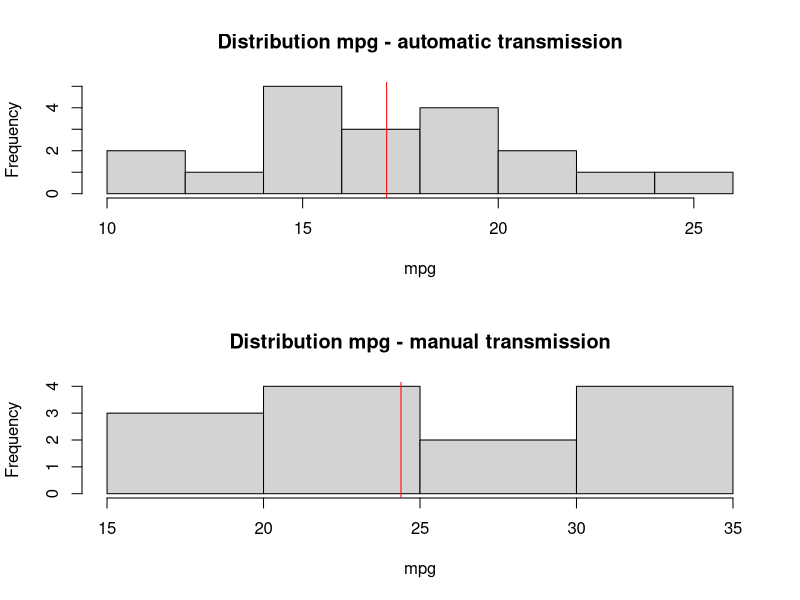
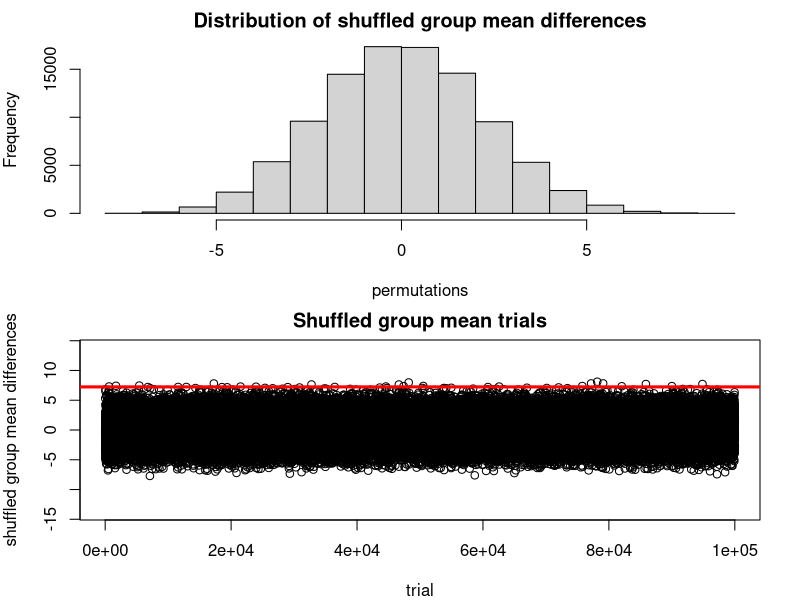
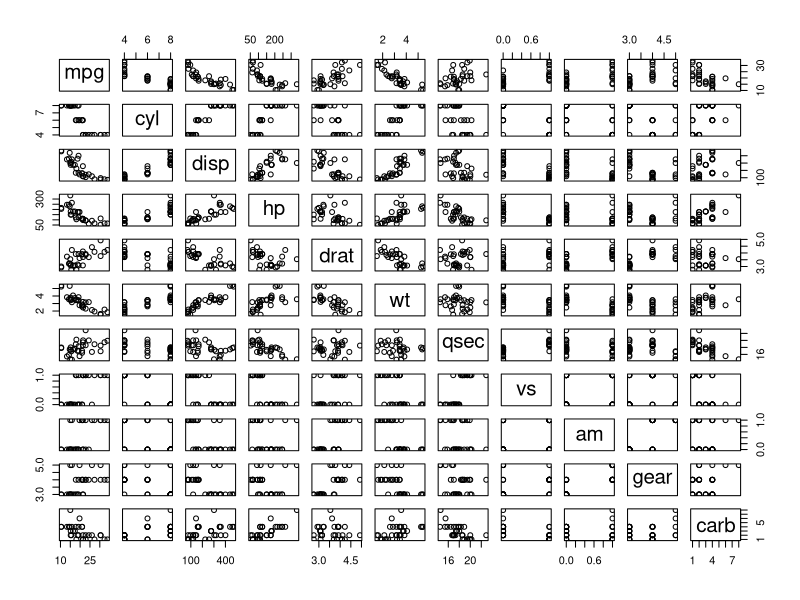
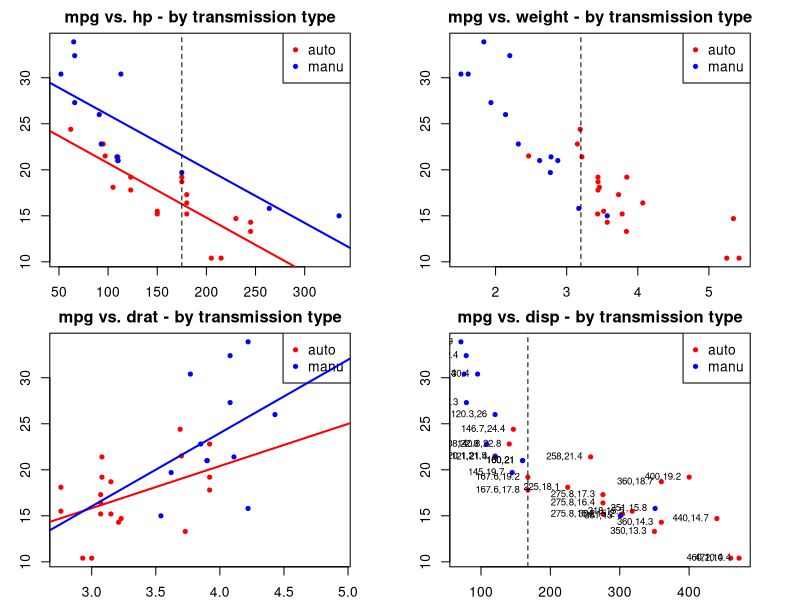
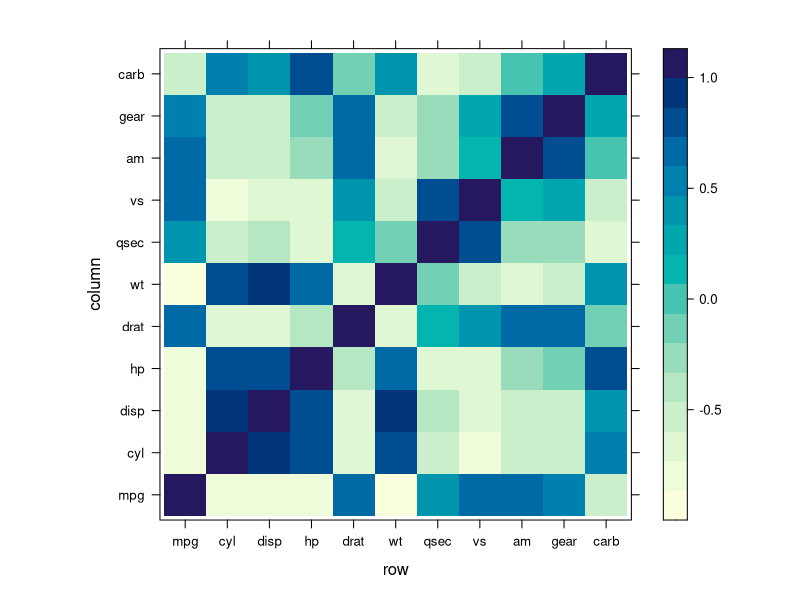
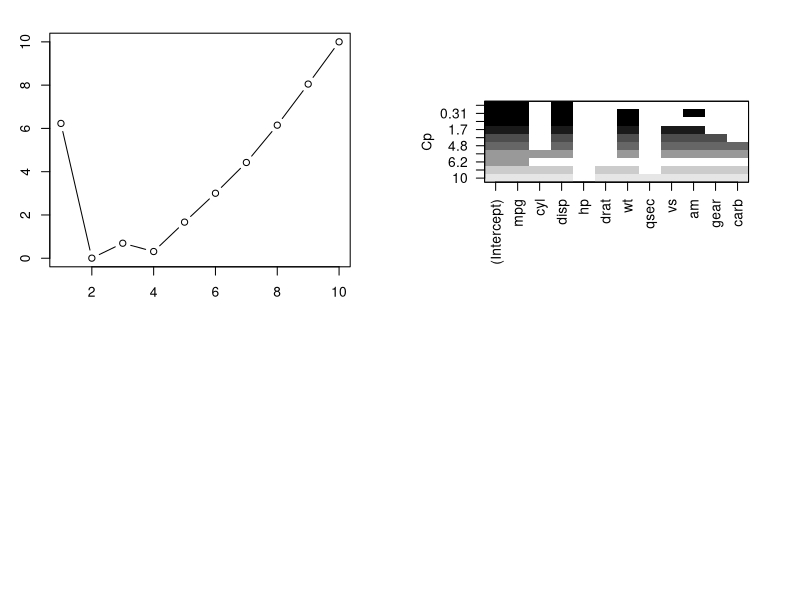
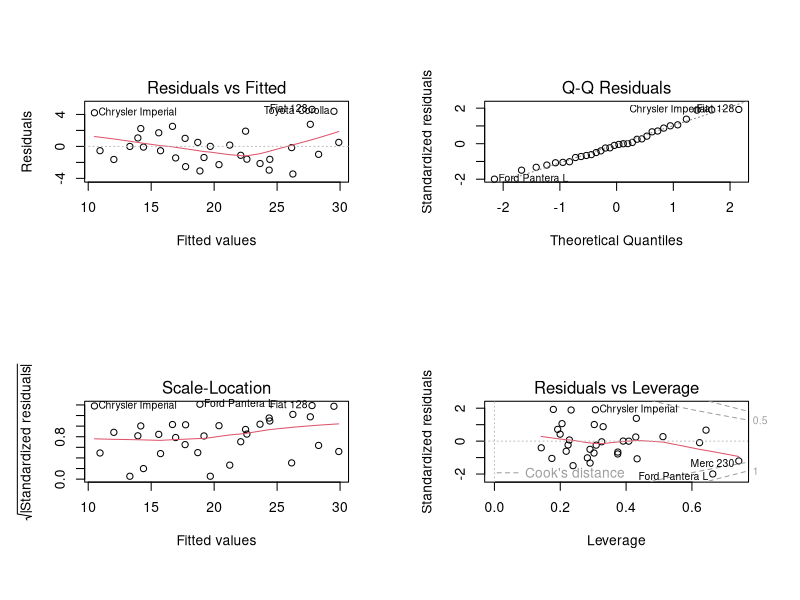
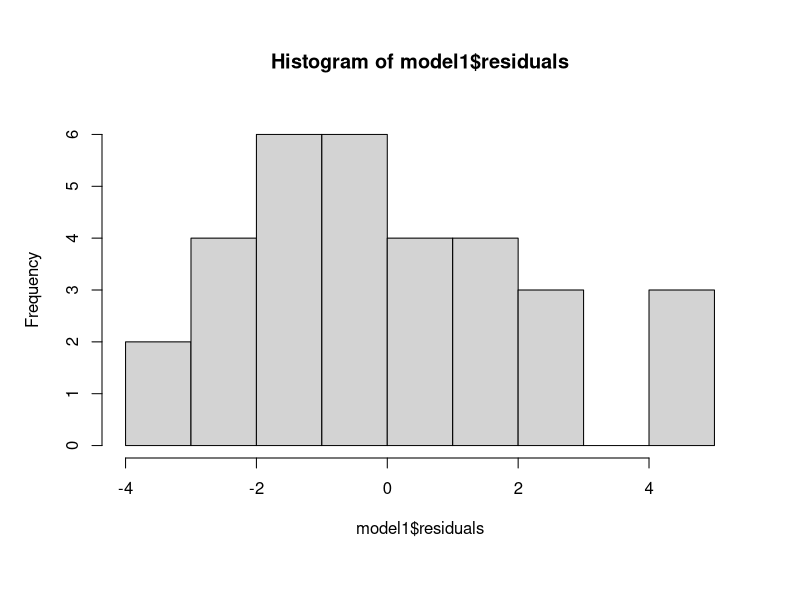

Here is the R script that generated these plots, in order:
## ---- chunk 1
#### generate subset: automatic and manual cars ####
cars_auto = subset(mtcars, am == 0)
cars_manu = subset(mtcars, am == 1)

# dimensions
dim(mtcars)
dim(cars_auto); dim(cars_manu)

# sample means mpg by group
mean(cars_auto$mpg); mean(cars_manu$mpg)
sd(cars_auto$mpg); sd(cars_manu$mpg)

# % increase in mpg based on the sample mean
(mean(cars_manu$mpg) - mean(cars_auto$mpg))/mean(cars_auto$mpg)

#### mpg plots ####
par(mfrow = c(2, 1))
hist(cars_auto$mpg, main = "Distribution mpg - automatic transmission", xlab = "mpg")
abline(v = mean(cars_auto$mpg), col = "red")
hist(cars_manu$mpg, main = "Distribution mpg - manual transmission", xlab = "mpg")
abline(v = mean(cars_manu$mpg), col = "red")
## ---- chunk 2
#### 95% confidence interval for mean difference ####

# Question: is the sample mean difference significant?
t.test(cars_manu$mpg, cars_auto$mpg, paired = F, var.equal = F)
## ---- chunk 3
#### Permutation test ####
# what if I shuffle the am groups and calculate the mean?

# get target variable and group vectors
y = mtcars$mpg
group = mtcars$am
y; group

# baseline group means and difference
baselineMeans = tapply(mtcars$mpg, mtcars$am, mean)
baselineMeansDiff = baselineMeans[2] - baselineMeans[1]

tStat = function(w, g) mean(w[g == 1]) - mean(w[g == 0])
observedDiff = tStat(y, group)

# check if function works - should be 0:
baselineMeansDiff - observedDiff

# execute shuffle:
permutations = sapply(1:100000, function(i) tStat(y, sample(group)))
## ---- chunk 4
# shuffle experiment results plots:
par(mfrow = c(2, 1), mar = c(4, 4, 2, 2))
hist(permutations, main = "Distribution of shuffled group mean differences") # distribution of difference of averages of permuted groups
plot(permutations, type = "b", main = "Shuffled group mean trials", xlab = "trial", ylab = "shuffled group mean differences", ylim = c(-14, 14))
abline(h = observedDiff, col = "red", lwd = 3)
## ---- chunk 5
# there is not even 1 case where by chance I get a difference value greater than the observed!
mean(permutations > observedDiff)
## ---- chunk 6
#### generate subset: automatic and manual cars ####
cars_auto = subset(mtcars, am == 0)
cars_manu = subset(mtcars, am == 1)

#### Visual inspection of all covariates ####
pairs(mtcars)

#### 4 bivariate analysis: hp / wt / drat / disp ####
par(mfrow = c(2, 2), mar = c(2, 3, 2, 3))

# plot1
with(mtcars, plot(hp, mpg, type = "n", main = "mpg vs. hp - by transmission type")) # no data
with(cars_auto, points(hp, mpg, col = "red", pch = 20))
with(cars_manu, points(hp, mpg, col = "blue", pch = 20))
legend("topright", pch = 20, col = c("red", "blue"), legend = c("auto", "manu")) # add legend
model1_auto = lm(mpg ~ hp, data = cars_auto)
model1_manu = lm(mpg ~ hp, data = cars_manu)
abline(model1_auto, col = "red", lwd = 2)
abline(model1_manu, col = "blue", lwd = 2)
abline(v = 175, lty = 2)

# plot2
with(mtcars, plot(wt, mpg, type = "n", main = "mpg vs. weight - by transmission type")) # no data
with(cars_auto, points(wt, mpg, col = "red", pch = 20))
with(cars_manu, points(wt, mpg, col = "blue", pch = 20))
legend("topright", pch = 20, col = c("red", "blue"), legend = c("auto", "manu")) # add legend
abline(v = 3.2, lty = 2)

# plot 3
with(mtcars, plot(drat, mpg, type = "n", main = "mpg vs. drat - by transmission type")) # no data
with(cars_auto, points(drat, mpg, col = "red", pch = 20))
with(cars_manu, points(drat, mpg, col = "blue", pch = 20))
legend("topright", pch = 20, col = c("red", "blue"), legend = c("auto", "manu")) # add legend
model2_auto = lm(mpg ~ drat, data = cars_auto)
model2_manu = lm(mpg ~ drat, data = cars_manu)
abline(model2_auto, col = "red", lwd = 2)
abline(model2_manu, col = "blue", lwd = 2)
abline(v = 175, lty = 2)

# plot 4
with(mtcars, plot(disp, mpg, type = "n", main = "mpg vs. disp - by transmission type")) # no data
with(cars_auto, points(disp, mpg, col = "red", pch = 20))
with(cars_manu, points(disp, mpg, col = "blue", pch = 20))
legend("topright", pch = 20, col = c("red", "blue"), legend = c("auto", "manu")) # add legend
labels = with(mtcars, paste(as.character(disp), as.character(mpg), sep = ",")) # generate point labels
with(mtcars, text(disp, mpg, labels = labels, cex = 0.7, pos = 2))
abline(v = 167.6, lty = 2)
## ---- chunk 7
### analyse covariance matrix for regressor selection:
z <- cor(mtcars)
require(lattice)
levelplot(z)
## ---- chunk 8
# only am
data = mtcars
data$am = as.factor(data$am)
model2 = lm(mpg ~ am, data = data)

# get results
summary(model2)
## ---- chunk 9
#### model selection using leaps ####
library(leaps)
data = mtcars
data$log_mpg = log(data$mpg) # add log of y

#### method 1. best fit ####
regfit.full = regsubsets(log_mpg ~. , data = data, nvmax = 10)
reg.summary = summary(regfit.full)
reg.summary
## ---- chunk 10
# how I select the optimal number of variables?
plot(reg.summary$cp, xlab = "Number of variables", ylab = "cp", type = "b")
## ---- chunk 11
regfit.fwd = regsubsets(log_mpg ~ ., data = data, nvmax = 10, method = "forward")
summary(regfit.fwd)
## ---- chunk 12
plot(regfit.fwd, scale = "Cp")
## ---- chunk 13
#### lm with all variables / no split ####
# prepare data
data = mtcars
data$am = as.factor(data$am)

model1 = lm(mpg ~ ., data = data)

# get results
summary(model1)

# plot residual analysis
par(mfrow = c(2, 2))
plot(model1)
# plot hist
par(mfrow = c(1, 1))
hist(model1$residuals)
# normality test on residuals
shapiro.test(model1$residuals)
